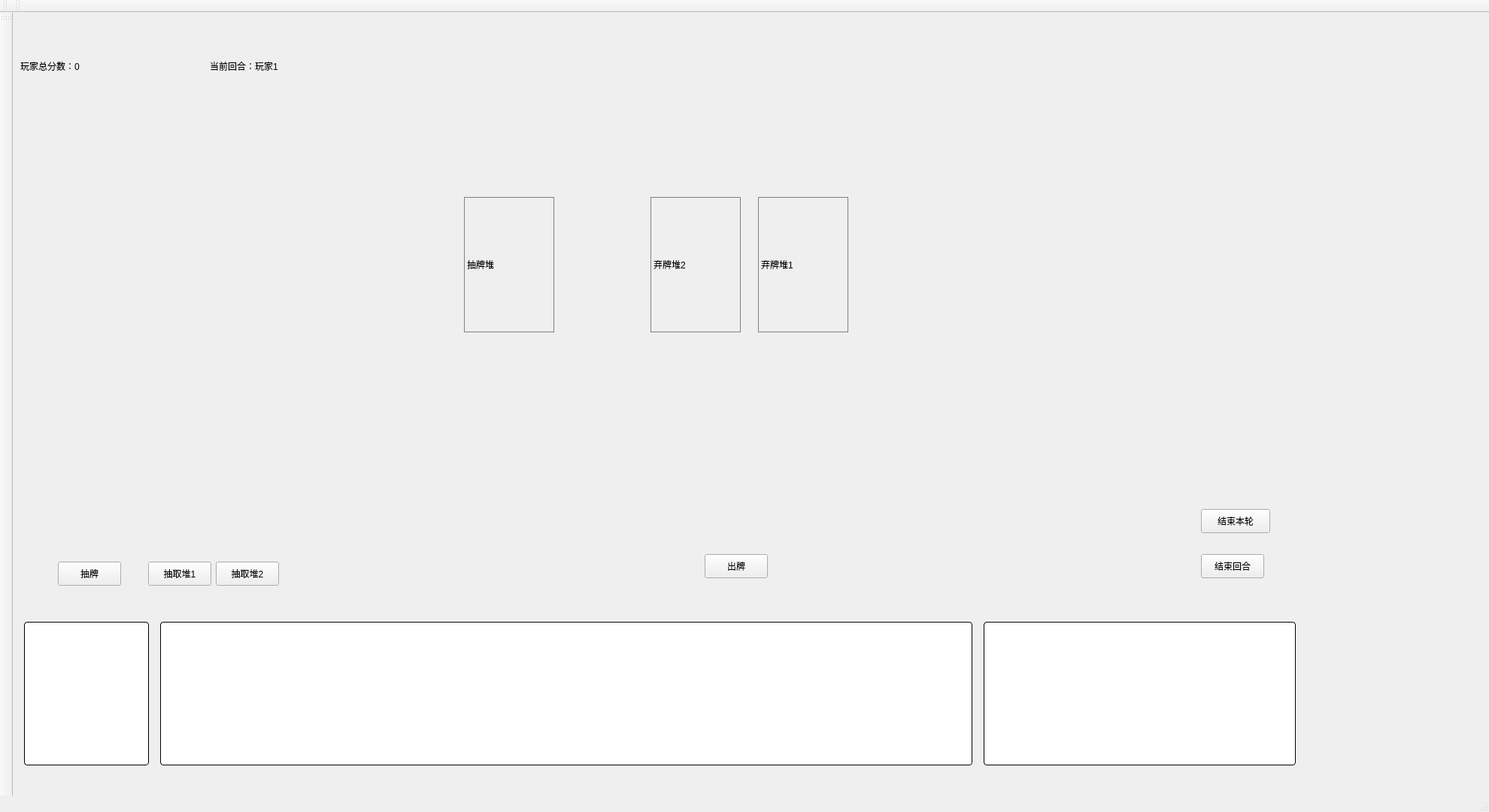
<?xml version="1.0" encoding="UTF-8"?>
<ui version="4.0">
 <class>MainWindow</class>
 <widget class="QMainWindow" name="MainWindow">
  <property name="geometry">
   <rect>
    <x>0</x>
    <y>0</y>
    <width>1980</width>
    <height>1080</height>
   </rect>
  </property>
  <property name="windowTitle">
   <string>MainWindow</string>
  </property>
  <widget class="QWidget" name="centralwidget">
   <property name="sizePolicy">
    <sizepolicy hsizetype="Expanding" vsizetype="Expanding">
     <horstretch>0</horstretch>
     <verstretch>0</verstretch>
    </sizepolicy>
   </property>
   <property name="contextMenuPolicy">
    <enum>Qt::ContextMenuPolicy::NoContextMenu</enum>
   </property>
   <property name="layoutDirection">
    <enum>Qt::LayoutDirection::LeftToRight</enum>
   </property>
   <widget class="QPushButton" name="btn_endTurn">
    <property name="geometry">
     <rect>
      <x>1580</x>
      <y>720</y>
      <width>84</width>
      <height>32</height>
     </rect>
    </property>
    <property name="text">
     <string>结束回合</string>
    </property>
   </widget>
   <widget class="QPushButton" name="btn_play">
    <property name="geometry">
     <rect>
      <x>920</x>
      <y>720</y>
      <width>84</width>
      <height>32</height>
     </rect>
    </property>
    <property name="text">
     <string>出牌</string>
    </property>
   </widget>
   <widget class="QPushButton" name="btn_draw">
    <property name="geometry">
     <rect>
      <x>60</x>
      <y>730</y>
      <width>84</width>
      <height>32</height>
     </rect>
    </property>
    <property name="text">
     <string>抽牌</string>
    </property>
   </widget>
   <widget class="QPushButton" name="btn_drawDiscard1">
    <property name="geometry">
     <rect>
      <x>180</x>
      <y>730</y>
      <width>84</width>
      <height>32</height>
     </rect>
    </property>
    <property name="text">
     <string>抽取堆1</string>
    </property>
   </widget>
   <widget class="QPushButton" name="btn_drawDiscard2">
    <property name="geometry">
     <rect>
      <x>270</x>
      <y>730</y>
      <width>84</width>
      <height>32</height>
     </rect>
    </property>
    <property name="text">
     <string>抽取堆2</string>
    </property>
   </widget>
   <widget class="QWidget" name="layoutWidget">
    <property name="geometry">
     <rect>
      <x>10</x>
      <y>0</y>
      <width>1351</width>
      <height>141</height>
     </rect>
    </property>
    <layout class="QHBoxLayout" name="horizontalLayout" stretch="0,0,1">
     <property name="spacing">
      <number>133</number>
     </property>
     <item>
      <layout class="QVBoxLayout" name="verticalLayout">
       <item>
        <widget class="QLabel" name="label_score">
         <property name="text">
          <string>玩家总分数：0</string>
         </property>
        </widget>
       </item>
      </layout>
     </item>
     <item>
      <spacer name="horizontalSpacer">
       <property name="orientation">
        <enum>Qt::Orientation::Horizontal</enum>
       </property>
       <property name="sizeHint" stdset="0">
        <size>
         <width>40</width>
         <height>20</height>
        </size>
       </property>
      </spacer>
     </item>
     <item>
      <widget class="QLabel" name="label_player">
       <property name="text">
        <string>当前回合：玩家1</string>
       </property>
      </widget>
     </item>
    </layout>
   </widget>
   <widget class="QWidget" name="layoutWidget">
    <property name="geometry">
     <rect>
      <x>600</x>
      <y>240</y>
      <width>511</width>
      <height>191</height>
     </rect>
    </property>
    <layout class="QHBoxLayout" name="horizontalLayout_3" stretch="1,1,1,0,1">
     <item>
      <widget class="QLabel" name="label_mainPile">
       <property name="minimumSize">
        <size>
         <width>60</width>
         <height>90</height>
        </size>
       </property>
       <property name="maximumSize">
        <size>
         <width>120</width>
         <height>180</height>
        </size>
       </property>
       <property name="styleSheet">
        <string notr="true">border:1px solid gray;</string>
       </property>
       <property name="text">
        <string>抽牌堆</string>
       </property>
      </widget>
     </item>
     <item>
      <spacer name="horizontalSpacer_2">
       <property name="orientation">
        <enum>Qt::Orientation::Horizontal</enum>
       </property>
       <property name="sizeHint" stdset="0">
        <size>
         <width>78</width>
         <height>20</height>
        </size>
       </property>
      </spacer>
     </item>
     <item>
      <widget class="QLabel" name="label_discard2">
       <property name="minimumSize">
        <size>
         <width>60</width>
         <height>90</height>
        </size>
       </property>
       <property name="maximumSize">
        <size>
         <width>120</width>
         <height>180</height>
        </size>
       </property>
       <property name="styleSheet">
        <string notr="true">border:1px solid gray;</string>
       </property>
       <property name="text">
        <string>弃牌堆2</string>
       </property>
      </widget>
     </item>
     <item>
      <spacer name="horizontalSpacer_3">
       <property name="orientation">
        <enum>Qt::Orientation::Horizontal</enum>
       </property>
       <property name="sizeType">
        <enum>QSizePolicy::Policy::Preferred</enum>
       </property>
       <property name="sizeHint" stdset="0">
        <size>
         <width>17</width>
         <height>87</height>
        </size>
       </property>
      </spacer>
     </item>
     <item>
      <widget class="QLabel" name="label_discard1">
       <property name="minimumSize">
        <size>
         <width>60</width>
         <height>90</height>
        </size>
       </property>
       <property name="maximumSize">
        <size>
         <width>120</width>
         <height>180</height>
        </size>
       </property>
       <property name="styleSheet">
        <string notr="true">border:1px solid gray;</string>
       </property>
       <property name="text">
        <string>弃牌堆1</string>
       </property>
      </widget>
     </item>
    </layout>
   </widget>
   <widget class="QPushButton" name="btn_roundEnd">
    <property name="geometry">
     <rect>
      <x>1580</x>
      <y>660</y>
      <width>92</width>
      <height>32</height>
     </rect>
    </property>
    <property name="text">
     <string>结束本轮</string>
    </property>
   </widget>
   <widget class="QWidget" name="widget_cardArea" native="true">
    <property name="geometry">
     <rect>
      <x>0</x>
      <y>800</y>
      <width>1721</width>
      <height>211</height>
     </rect>
    </property>
    <property name="styleSheet">
     <string notr="true"/>
    </property>
    <layout class="QHBoxLayout" name="horizontalLayout_4" stretch="10,65,25">
     <property name="spacing">
      <number>15</number>
     </property>
     <property name="leftMargin">
      <number>15</number>
     </property>
     <property name="topMargin">
      <number>10</number>
     </property>
     <property name="rightMargin">
      <number>15</number>
     </property>
     <property name="bottomMargin">
      <number>10</number>
     </property>
     <item>
      <widget class="QWidget" name="widget_buffArea" native="true">
       <property name="styleSheet">
        <string notr="true">QWidget {
    border: 1px solid black;    /* 1px 黑色实线边框 */
    border-radius: 4px;         /* 可选：给边框加圆角，更美观 */
    padding: 4px;              /* 可选：内边距，避免内部控件贴边框 */
    background-color: white;   /* 可选：给 Widget 加白色背景，让边框更清晰 */
}
</string>
       </property>
       <layout class="QHBoxLayout" name="horizontalLayout_6"/>
      </widget>
     </item>
     <item>
      <widget class="QWidget" name="widget_handArea" native="true">
       <property name="styleSheet">
        <string notr="true">QWidget {
    border: 1px solid black;    /* 1px 黑色实线边框 */
    border-radius: 4px;         /* 可选：给边框加圆角，更美观 */
    padding: 4px;              /* 可选：内边距，避免内部控件贴边框 */
    background-color: white;   /* 可选：给 Widget 加白色背景，让边框更清晰 */
}
</string>
       </property>
       <layout class="QHBoxLayout" name="horizontalLayout_2"/>
      </widget>
     </item>
     <item>
      <widget class="QWidget" name="widget_collectArea" native="true">
       <property name="styleSheet">
        <string notr="true">QWidget {
    border: 1px solid black;    /* 1px 黑色实线边框 */
    border-radius: 4px;         /* 可选：给边框加圆角，更美观 */
    padding: 4px;              /* 可选：内边距，避免内部控件贴边框 */
    background-color: white;   /* 可选：给 Widget 加白色背景，让边框更清晰 */
}
</string>
       </property>
       <layout class="QHBoxLayout" name="horizontalLayout_5"/>
      </widget>
     </item>
    </layout>
   </widget>
   <widget class="QWidget" name="widget" native="true">
    <property name="geometry">
     <rect>
      <x>110</x>
      <y>490</y>
      <width>120</width>
      <height>80</height>
     </rect>
    </property>
   </widget>
  </widget>
  <widget class="QStatusBar" name="statusbar"/>
  <widget class="QMenuBar" name="menubar">
   <property name="geometry">
    <rect>
     <x>0</x>
     <y>0</y>
     <width>1980</width>
     <height>28</height>
    </rect>
   </property>
  </widget>
  <widget class="QToolBar" name="toolBar">
   <property name="windowTitle">
    <string>toolBar</string>
   </property>
   <attribute name="toolBarArea">
    <enum>TopToolBarArea</enum>
   </attribute>
   <attribute name="toolBarBreak">
    <bool>false</bool>
   </attribute>
  </widget>
  <widget class="QToolBar" name="toolBar_2">
   <property name="windowTitle">
    <string>toolBar_2</string>
   </property>
   <attribute name="toolBarArea">
    <enum>TopToolBarArea</enum>
   </attribute>
   <attribute name="toolBarBreak">
    <bool>false</bool>
   </attribute>
  </widget>
  <widget class="QToolBar" name="toolBar_3">
   <property name="windowTitle">
    <string>toolBar_3</string>
   </property>
   <attribute name="toolBarArea">
    <enum>LeftToolBarArea</enum>
   </attribute>
   <attribute name="toolBarBreak">
    <bool>false</bool>
   </attribute>
  </widget>
 </widget>
 <resources/>
 <connections/>
</ui>
